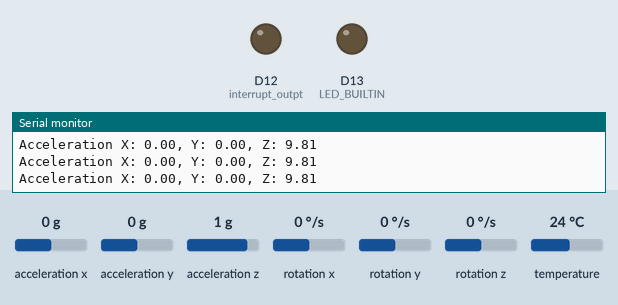
Simulated run of this program. Board: STM32 Nucleo. Parts: output pins drawn as LEDs (lit = HIGH), the last lines printed to the serial monitor. The test bench sets the inputs (shaded band); at power-on: acceleration z 1 g, acceleration x 0 g, acceleration y 0 g, rotation x 0 °/s, rotation y 0 °/s, rotation z 0 °/s, temperature 24 °C.

Above: at 1.3 s.
1.4 s: acceleration z set to 0 g
2.9 s: acceleration z set to -0.3 g
At 3.4 s:
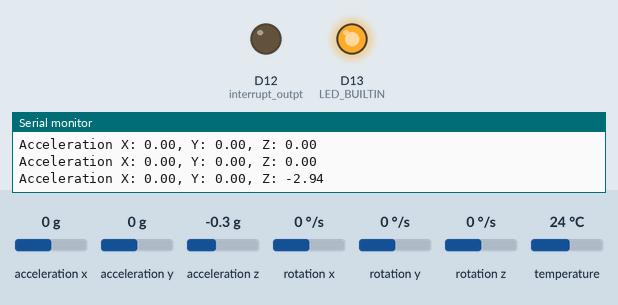
4.6 s: acceleration z set to 0.8 g
At 6.0 s:
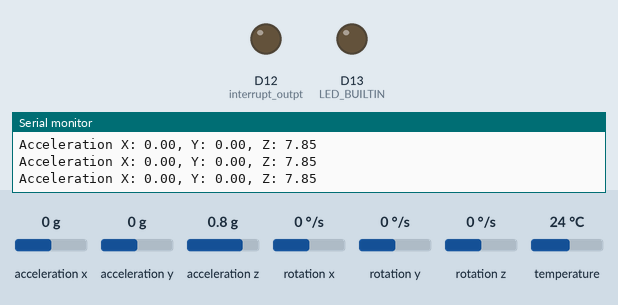
6.3 s: acceleration z set to -1.4 g
At 7.4 s:
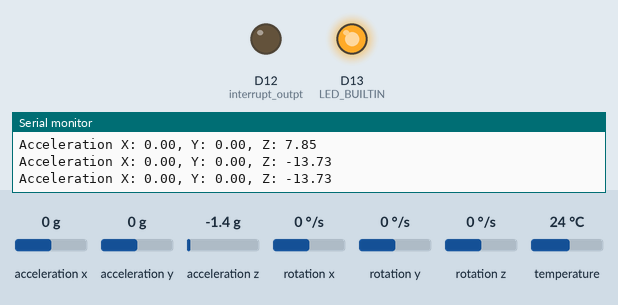
Timing chart, 0 to 8.9 s (numbered marks = the images above; inputs shaded):
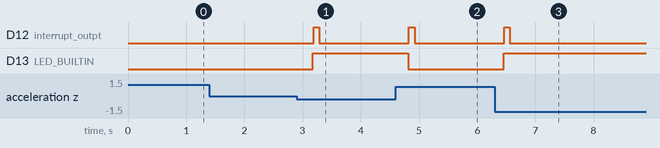

Measured:
- the behaviour switches between -0.1 and -0.2 g on acceleration z (found by bisection; images 0 and 1)
- after the input at 2.9 s, D12 (interrupt_outpt): LOW → HIGH after 0.29 s, → LOW 0.10 s later; D13 (LED_BUILTIN): LOW → HIGH after 0.28 s
- after the input at 4.6 s, D12 (interrupt_outpt): LOW → HIGH after 0.23 s, → LOW 0.10 s later; D13 (LED_BUILTIN): HIGH → LOW after 0.22 s
- after the input at 6.3 s, D12 (interrupt_outpt): LOW → HIGH after 0.16 s, → LOW 0.10 s later; D13 (LED_BUILTIN): LOW → HIGH after 0.15 s

The program:

main.cpp
```cpp
#include <Arduino.h>
#include <Adafruit_MPU6050.h>
#include <Adafruit_Sensor.h>
#include <Wire.h>


//SCL=> D5 , SDA=> D4
#define interrupt_outpt D12
void printGrant(float, float, float);

bool status_ship = false;

Adafruit_MPU6050 mpu;

void setup(void) {
  Serial.begin(115200);
  pinMode(interrupt_outpt, OUTPUT);
  pinMode(LED_BUILTIN, OUTPUT);
  while (!Serial)
    delay(10);

  Serial.println("Adafruit MPU6050 test!");

  if (!mpu.begin()) {
    Serial.println("Failed to find MPU6050 chip");
    while (1) {
      delay(10);
    }
  }
  Serial.println("MPU6050 Found!");

  mpu.setAccelerometerRange(MPU6050_RANGE_8_G);
  Serial.print("Accelerometer range set to: ");
  switch (mpu.getAccelerometerRange()) {
  case MPU6050_RANGE_2_G:
    Serial.println("+-2G");
    break;
  case MPU6050_RANGE_4_G:
    Serial.println("+-4G");
    break;
  case MPU6050_RANGE_8_G:
    Serial.println("+-8G");
    break;
  case MPU6050_RANGE_16_G:
    Serial.println("+-16G");
    break;
  }
  mpu.setGyroRange(MPU6050_RANGE_500_DEG);
  Serial.print("Gyro range set to: ");
  switch (mpu.getGyroRange()) {
  case MPU6050_RANGE_250_DEG:
    Serial.println("+- 250 deg/s");
    break;
  case MPU6050_RANGE_500_DEG:
    Serial.println("+- 500 deg/s");
    break;
  case MPU6050_RANGE_1000_DEG:
    Serial.println("+- 1000 deg/s");
    break;
  case MPU6050_RANGE_2000_DEG:
    Serial.println("+- 2000 deg/s");
    break;
  }

  mpu.setFilterBandwidth(MPU6050_BAND_21_HZ);
  Serial.print("Filter bandwidth set to: ");
  switch (mpu.getFilterBandwidth()) {
  case MPU6050_BAND_260_HZ:
    Serial.println("260 Hz");
    break;
  case MPU6050_BAND_184_HZ:
    Serial.println("184 Hz");
    break;
  case MPU6050_BAND_94_HZ:
    Serial.println("94 Hz");
    break;
  case MPU6050_BAND_44_HZ:
    Serial.println("44 Hz");
    break;
  case MPU6050_BAND_21_HZ:
    Serial.println("21 Hz");
    break;
  case MPU6050_BAND_10_HZ:
    Serial.println("10 Hz");
    break;
  case MPU6050_BAND_5_HZ:
    Serial.println("5 Hz");
    break;
  }

  Serial.println("");
  delay(100);
}

void loop() {
  sensors_event_t a, g, temp;
  mpu.getEvent(&a, &g, &temp);

  float gran_x, gran_y, gran_z;
  gran_x = a.acceleration.x;
  gran_y = a.acceleration.y;
  gran_z = a.acceleration.z;

  if(gran_z < -1.00 ){
    digitalWrite(LED_BUILTIN, HIGH);
    delay(10);
    if(!status_ship){
      digitalWrite(interrupt_outpt, HIGH);
      delay(100);
      digitalWrite(interrupt_outpt, LOW);
      status_ship=!status_ship;
    }

  }
  else{
    digitalWrite(LED_BUILTIN, LOW);
    delay(10);
    if(status_ship){
      digitalWrite(interrupt_outpt, HIGH);
      delay(100);
      digitalWrite(interrupt_outpt, LOW);
      status_ship=!status_ship;
    }
  }
  printGrant(gran_x, gran_y, gran_z);
  delay(500);
}

void printGrant(float x, float y, float z) {
  Serial.print("Acceleration X: ");
  Serial.print(x);
  Serial.print(", Y: ");
  Serial.print(y);
  Serial.print(", Z: ");
  Serial.print(z);
  Serial.println("");

}
```
